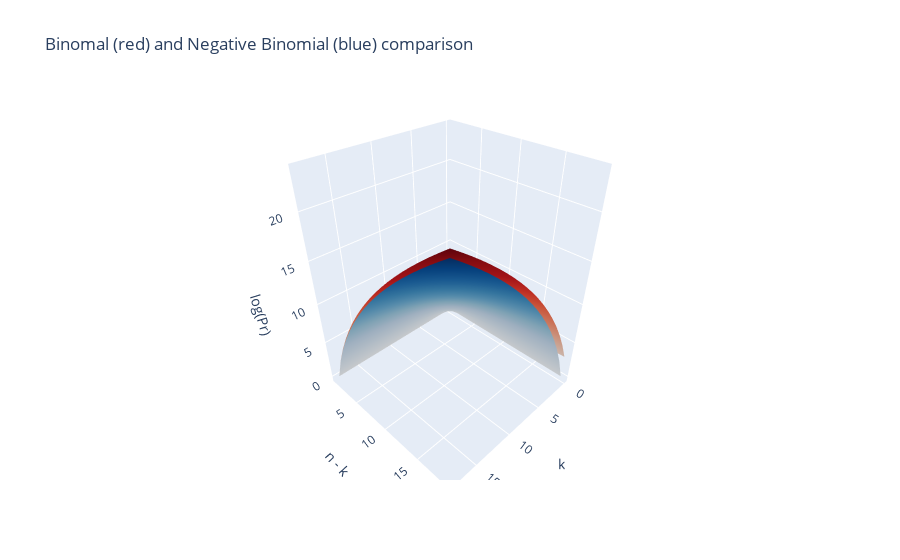

Notebook code for this chart:
### Code cell
axis = list(range(20))

fig = go.Figure( data=[go.Surface(x=axis, y=axis[1:], z=[[log(comb(a+b,a)) for a in axis[1:]] for b in axis], \
                                  name='Binomial', colorscale='Reds'),
                go.Surface(x=axis, y=axis[1:], z=[[log(comb(a+b-1,a-1)) for a in axis[1:]] for b in axis], \
                                   name='Negative Binomial', colorscale='Blues')] )

fig.update_traces(showscale=False)
fig.update_layout(title="Binomal (red) and Negative Binomial (blue) comparison", scene = dict(
                    xaxis_title='k',
                    yaxis_title='n - k',
                    zaxis_title='log(Pr)'))
fig.show()

### Figure 1 — Plotly figure (JSON) as saved in the notebook; plotly's stock layout.template omitted (floating-point values rounded to 4 significant figures; data arrays with more than 128 entries replaced by an {"elided": "..."} marker saying what was removed)
{"data": [{"colorscale": [[0, "rgb(255,245,240)"], [0.125, "rgb(254,224,210)"], [0.25, "rgb(252,187,161)"], [0.375, "rgb(252,146,114)"], [0.5, "rgb(251,106,74)"], [0.625, "rgb(239,59,44)"], [0.75, "rgb(203,24,29)"], [0.875, "rgb(165,15,21)"], [1, "rgb(103,0,13)"]], "name": "Binomial", "showscale": false, "type": "surface", "x": [0, 1, 2, 3, 4, 5, 6, 7, 8, 9, 10, 11, 12, 13, 14, 15, 16, 17, 18, 19], "y": [1, 2, 3, 4, 5, 6, 7, 8, 9, 10, 11, 12, 13, 14, 15, 16, 17, 18, 19], "z": {"elided": "20x19 float values"}}, {"colorscale": [[0, "rgb(247,251,255)"], [0.125, "rgb(222,235,247)"], [0.25, "rgb(198,219,239)"], [0.375, "rgb(158,202,225)"], [0.5, "rgb(107,174,214)"], [0.625, "rgb(66,146,198)"], [0.75, "rgb(33,113,181)"], [0.875, "rgb(8,81,156)"], [1, "rgb(8,48,107)"]], "name": "Negative Binomial", "showscale": false, "type": "surface", "x": [0, 1, 2, 3, 4, 5, 6, 7, 8, 9, 10, 11, 12, 13, 14, 15, 16, 17, 18, 19], "y": [1, 2, 3, 4, 5, 6, 7, 8, 9, 10, 11, 12, 13, 14, 15, 16, 17, 18, 19], "z": {"elided": "20x19 float values"}}], "layout": {"scene": {"xaxis": {"title": {"text": "k"}}, "yaxis": {"title": {"text": "n - k"}}, "zaxis": {"title": {"text": "log(Pr)"}}}, "title": {"text": "Binomal (red) and Negative Binomial (blue) comparison"}}}
